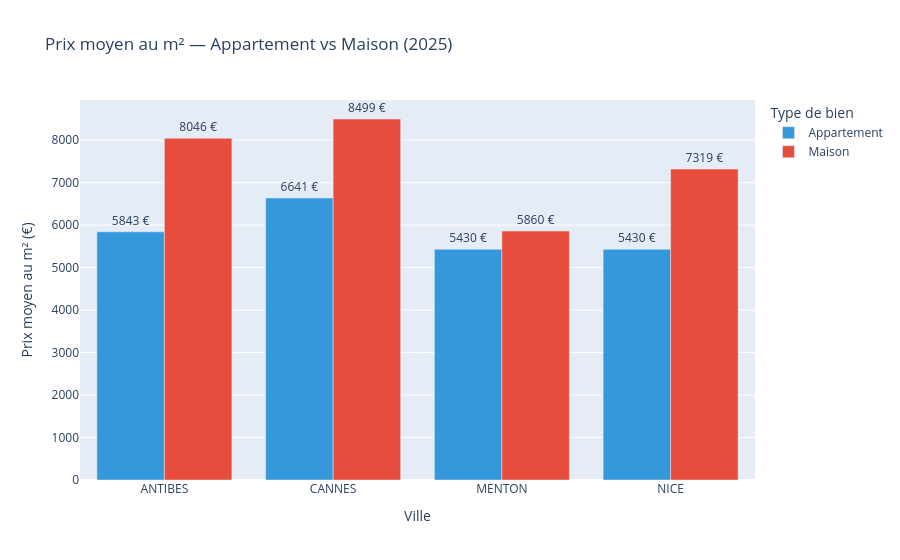

The notebook cell saved with this chart:
### Code cell
# Visualisation 3 — Prix par type de bien et par ville
fig3 = px.bar(
    df_villes.groupby(['Commune', 'Type local'])['Prix_m2'].mean().round(0).reset_index(),
    x='Commune',
    y='Prix_m2',
    color='Type local',
    barmode='group',
    title='Prix moyen au m² — Appartement vs Maison (2025)',
    color_discrete_map={'Appartement': '#3498DB', 'Maison': '#E74C3C'},
    text='Prix_m2'
)
fig3.update_traces(texttemplate='%{text:.0f} €', textposition='outside')
fig3.update_layout(
    yaxis_title="Prix moyen au m² (€)",
    xaxis_title="Ville",
    legend_title="Type de bien"
)
fig3.show()

### Figure 1 — Plotly figure (JSON) as saved in the notebook; plotly's stock layout.template omitted (floating-point values rounded to 4 significant figures)
{"data": [{"alignmentgroup": "True", "hovertemplate": "Type local=Appartement<br>Commune=%{x}<br>Prix_m2=%{text}<extra></extra>", "legendgroup": "Appartement", "marker": {"color": "#3498DB", "pattern": {"shape": ""}}, "name": "Appartement", "offsetgroup": "Appartement", "orientation": "v", "showlegend": true, "text": [5843.0, 6641.0, 5430.0, 5430.0], "textposition": "outside", "texttemplate": "%{text:.0f} €", "type": "bar", "x": ["ANTIBES", "CANNES", "MENTON", "NICE"], "xaxis": "x", "y": [5843.0, 6641.0, 5430.0, 5430.0], "yaxis": "y"}, {"alignmentgroup": "True", "hovertemplate": "Type local=Maison<br>Commune=%{x}<br>Prix_m2=%{text}<extra></extra>", "legendgroup": "Maison", "marker": {"color": "#E74C3C", "pattern": {"shape": ""}}, "name": "Maison", "offsetgroup": "Maison", "orientation": "v", "showlegend": true, "text": [8046.0, 8499.0, 5860.0, 7319.0], "textposition": "outside", "texttemplate": "%{text:.0f} €", "type": "bar", "x": ["ANTIBES", "CANNES", "MENTON", "NICE"], "xaxis": "x", "y": [8046.0, 8499.0, 5860.0, 7319.0], "yaxis": "y"}], "layout": {"barmode": "group", "legend": {"title": {"text": "Type de bien"}, "tracegroupgap": 0}, "title": {"text": "Prix moyen au m² — Appartement vs Maison (2025)"}, "xaxis": {"anchor": "y", "domain": [0, 1], "title": {"text": "Ville"}}, "yaxis": {"anchor": "x", "domain": [0, 1], "title": {"text": "Prix moyen au m² (€)"}}}}
